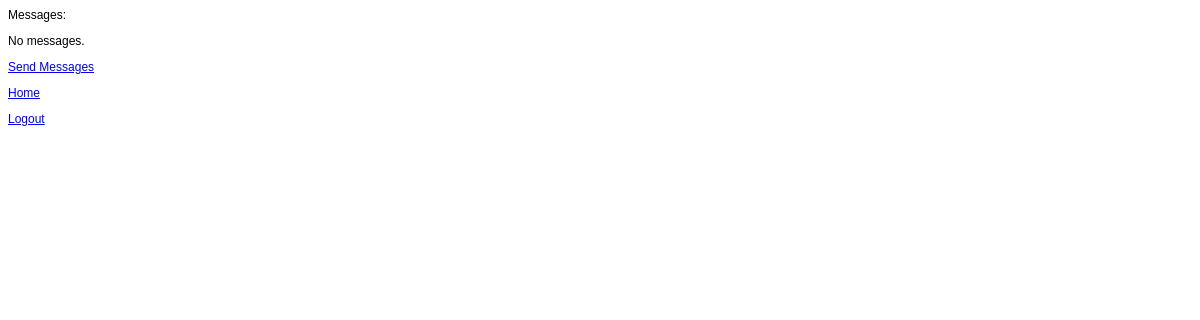
Page /inbox/ (signed in) on the earlier database version.
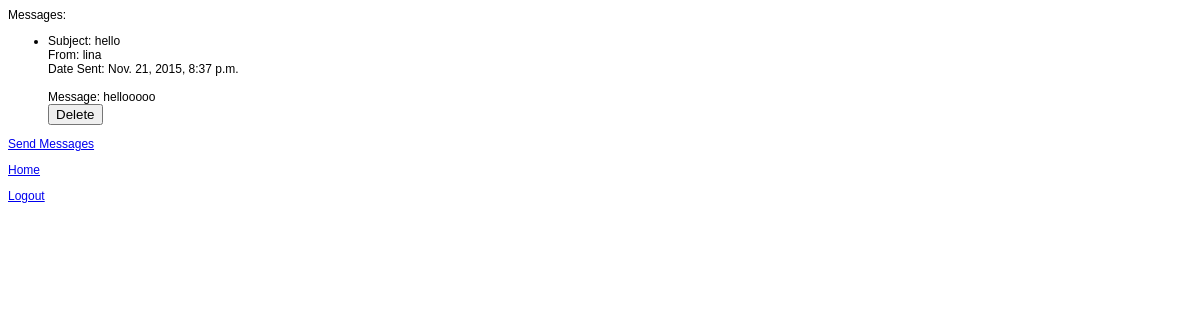
Same page on the later database version.
### myapplication/models.py (models this page shows)
class Message(models.Model):
    sender = models.ForeignKey(User, related_name="sender")
    receiver = models.ForeignKey(User, related_name="receiver")
    subject = models.CharField(max_length=50, default="subject")
    msg = models.CharField(max_length=500)
    sentDate = models.DateTimeField(auto_now_add=True)
    display = models.BooleanField(default=True)
    encrypt = models.BooleanField(default=False)

### myapplication/views.py (the view, shortened to what this page needs)
# urls.py: url(r'^inbox/$', views.inbox, name='inbox'),
def inbox(request):
    state = ""
    if request.user.is_authenticated():
        messages = Message.objects.filter(receiver=request.user, display=True)
        return render_to_response(
            'myapplication/inbox.html',
            {'messages': messages, 'state':state},
            context_instance=RequestContext(request)
        )
    else:
        return render(request, 'myapplication/auth.html')

### myapplication/templates/myapplication/inbox.html (shortened to what this page needs)
<!DOCTYPE html>
<html>
    <head>
    </head>
    <body>
    Messages:
    {% if messages %}
        <ul>
        {% for message in messages %}
            <li>Subject: {{ message.subject }}<br>
                From: {{message.sender.username}}<br>
                Date Sent: {{message.sentDate}}<br><br>
                Message: {{message.msg}}
            </li>
            <form action="{% url 'inbox' %}" method="post">
                <input type="submit" value="Delete" />
            </form>
        {% endfor %}
        </ul>
    {% else %}
        <p>No messages.</p>
    {% endif %}
    <p><a href="{% url 'messages' %}">Send Messages</a></p>
    <p><a href="{% url 'home' %}">Home</a></p>
    <p><a href="{% url 'logout' %}">Logout</a></p>
    </body>
</html>

Differences in the rows shown:
added Message: subject "hello", sender.username "lina", sentDate "Nov. 21, 2015, 8:37 p.m.", msg "hellooooo"
Other differences:
text no longer shown: "No messages."
